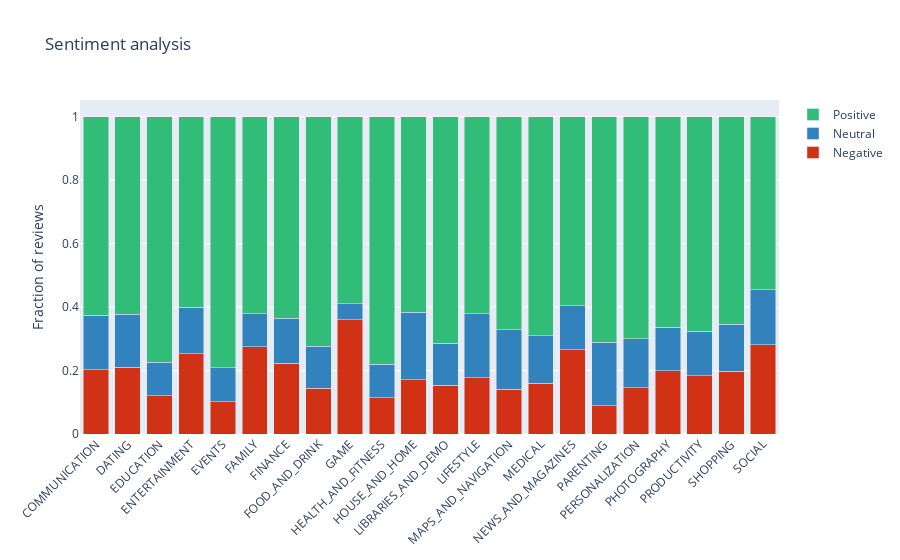

Notebook code for this chart:
### Code cell
grouped_sentiment_category_count = merged_df.groupby(['Category', 'Sentiment']).agg({'App': 'count'}).reset_index()
grouped_sentiment_category_sum = merged_df.groupby(['Category']).agg({'Sentiment': 'count'}).reset_index()

new_df = pd.merge(grouped_sentiment_category_count, grouped_sentiment_category_sum, on=["Category"])
#print(new_df)
new_df['Sentiment_Normalized'] = new_df.App/new_df.Sentiment_y
new_df = new_df.groupby('Category').filter(lambda x: len(x) ==3)
# new_df = new_df[new_df.Category.isin(['HEALTH_AND_FITNESS', 'GAME', 'FAMILY', 'EDUCATION', 'COMMUNICATION', 
#                                      'ENTERTAINMENT', 'TOOLS', 'SOCIAL', 'TRAVEL_AND_LOCAL'])]
new_df

trace1 = go.Bar(
    x=list(new_df.Category[::3])[6:-5],
    y= new_df.Sentiment_Normalized[::3][6:-5],
    name='Negative',
    marker=dict(color = 'rgb(209,49,20)')
)

trace2 = go.Bar(
    x=list(new_df.Category[::3])[6:-5],
    y= new_df.Sentiment_Normalized[1::3][6:-5],
    name='Neutral',
    marker=dict(color = 'rgb(49,130,189)')
)

trace3 = go.Bar(
    x=list(new_df.Category[::3])[6:-5],
    y= new_df.Sentiment_Normalized[2::3][6:-5],
    name='Positive',
    marker=dict(color = 'rgb(49,189,120)')
)

data = [trace1, trace2, trace3]
layout = go.Layout(
    title = 'Sentiment analysis',
    barmode='stack',
    xaxis = {'tickangle': -45},
    yaxis = {'title': 'Fraction of reviews'}
)

fig = go.Figure(data=data, layout=layout)

plotly.offline.iplot({'data': data, 'layout': layout})

### Figure 1 — Plotly figure (JSON) as saved in the notebook; plotly's stock layout.template omitted (floating-point values rounded to 4 significant figures)
{"data": [{"marker": {"color": "rgb(209,49,20)"}, "name": "Negative", "type": "bar", "x": ["COMMUNICATION", "DATING", "EDUCATION", "ENTERTAINMENT", "EVENTS", "FAMILY", "FINANCE", "FOOD_AND_DRINK", "GAME", "HEALTH_AND_FITNESS", "HOUSE_AND_HOME", "LIBRARIES_AND_DEMO", "LIFESTYLE", "MAPS_AND_NAVIGATION", "MEDICAL", "NEWS_AND_MAGAZINES", "PARENTING", "PERSONALIZATION", "PHOTOGRAPHY", "PRODUCTIVITY", "SHOPPING", "SOCIAL"], "y": [0.2021, 0.2105, 0.1204, 0.2524, 0.1013, 0.2748, 0.223, 0.1442, 0.3606, 0.1143, 0.1703, 0.1532, 0.1771, 0.1406, 0.1593, 0.2654, 0.08846, 0.1456, 0.1998, 0.1839, 0.1971, 0.2821]}, {"marker": {"color": "rgb(49,130,189)"}, "name": "Neutral", "type": "bar", "x": ["COMMUNICATION", "DATING", "EDUCATION", "ENTERTAINMENT", "EVENTS", "FAMILY", "FINANCE", "FOOD_AND_DRINK", "GAME", "HEALTH_AND_FITNESS", "HOUSE_AND_HOME", "LIBRARIES_AND_DEMO", "LIFESTYLE", "MAPS_AND_NAVIGATION", "MEDICAL", "NEWS_AND_MAGAZINES", "PARENTING", "PERSONALIZATION", "PHOTOGRAPHY", "PRODUCTIVITY", "SHOPPING", "SOCIAL"], "y": [0.1719, 0.1668, 0.1063, 0.1464, 0.1076, 0.1035, 0.1422, 0.1317, 0.05001, 0.1058, 0.2133, 0.1321, 0.2013, 0.1875, 0.15, 0.1394, 0.2, 0.1545, 0.1361, 0.1394, 0.1492, 0.1727]}, {"marker": {"color": "rgb(49,189,120)"}, "name": "Positive", "type": "bar", "x": ["COMMUNICATION", "DATING", "EDUCATION", "ENTERTAINMENT", "EVENTS", "FAMILY", "FINANCE", "FOOD_AND_DRINK", "GAME", "HEALTH_AND_FITNESS", "HOUSE_AND_HOME", "LIBRARIES_AND_DEMO", "LIFESTYLE", "MAPS_AND_NAVIGATION", "MEDICAL", "NEWS_AND_MAGAZINES", "PARENTING", "PERSONALIZATION", "PHOTOGRAPHY", "PRODUCTIVITY", "SHOPPING", "SOCIAL"], "y": [0.626, 0.6227, 0.7733, 0.6013, 0.7911, 0.6217, 0.6348, 0.7241, 0.5894, 0.7799, 0.6164, 0.7147, 0.6216, 0.6719, 0.6907, 0.5952, 0.7115, 0.6999, 0.6641, 0.6767, 0.6537, 0.5452]}], "layout": {"barmode": "stack", "title": {"text": "Sentiment analysis"}, "xaxis": {"tickangle": -45}, "yaxis": {"title": {"text": "Fraction of reviews"}}}}
